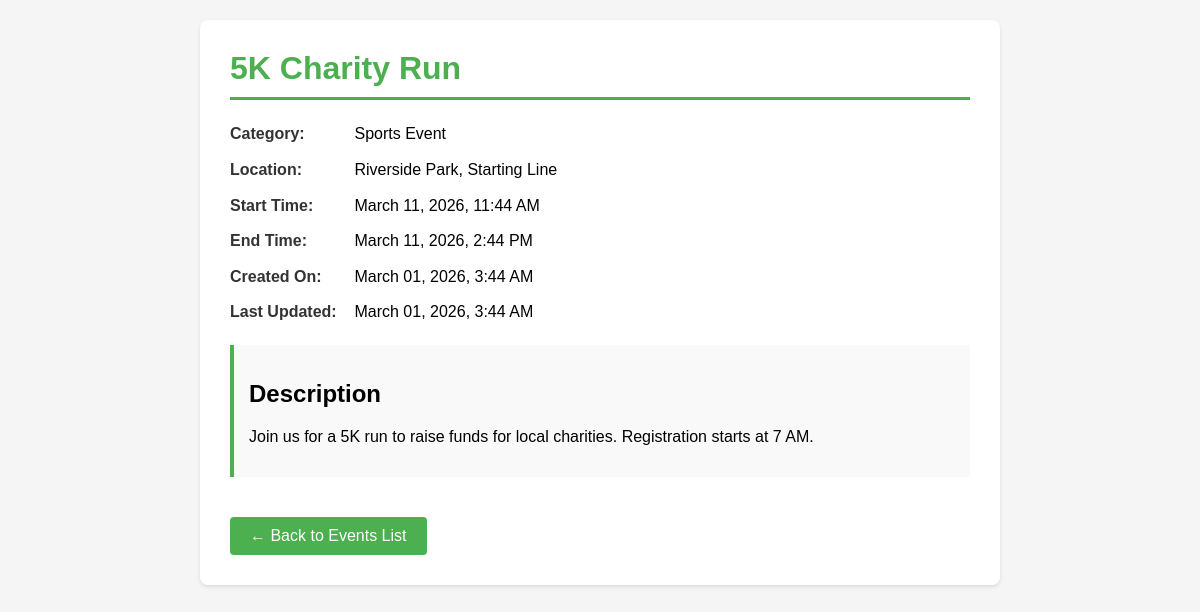
The app's page /localevents/event/5 with its own data.
### localevents/models.py (models this page shows, shortened)
class Event(models.Model):
    title = models.CharField(max_length=255)
    category = models.ForeignKey(
        EventType,
        on_delete=models.SET_NULL,
        null=True,
        related_name='events'
    )
    description = models.TextField()
    location = models.CharField(max_length=255)
    start_time = models.DateTimeField()
    end_time = models.DateTimeField()
    created_on = models.DateTimeField(auto_now_add=True)
    updated_on = models.DateTimeField(auto_now=True)
    class Meta:
        ordering = ['-created_on']
        verbose_name = 'Event'
        verbose_name_plural = 'Events'

class EventType(models.Model):
    name = models.CharField(max_length=255)
    description = models.TextField()
    class Meta:
        ordering = ['name']
        verbose_name = 'Event Type'
        verbose_name_plural = 'Event Types'

### localevents/views.py (the view)
# urls.py: path('event/<int:pk>', views.event_detail, name='event_detail'),
def event_detail(request, pk):
    event = get_object_or_404(Event, pk=pk)
    context = {
        'event': event,
    }
    return render(request, 'localevents/event_detail.html', context)

### localevents/templates/localevents/event_detail.html (shortened to what this page needs)
<!DOCTYPE html>
<html lang="en">
<head>
</head>
<body>
    <div class="event-detail">
        <h1>{{ event.title }}</h1>
        <div class="event-info">
            {% if event.category %}
                <p><strong>Category:</strong> {{ event.category.name }}</p>
            {% endif %}
            <p><strong>Location:</strong> {{ event.location }}</p>
            <p><strong>Start Time:</strong> {{ event.start_time|date:"F d, Y, g:i A" }}</p>
            <p><strong>End Time:</strong> {{ event.end_time|date:"F d, Y, g:i A" }}</p>
            <p><strong>Created On:</strong> {{ event.created_on|date:"F d, Y, g:i A" }}</p>
            <p><strong>Last Updated:</strong> {{ event.updated_on|date:"F d, Y, g:i A" }}</p>
        </div>
        <div class="description">
            <h2>Description</h2>
            <p>{{ event.description|linebreaks }}</p>
        </div>
        <a href="{% url 'localevents:event_list' %}" class="back-link">← Back to Events List</a>
    </div>
</body>
</html>

### localevents/templates/localevents/event_detail.html (style rules this page uses)
body { font-family: Arial, sans-serif; max-width: 800px; margin: 0 auto; padding: 20px; background-color: #f5f5f5; }
.event-detail { background: white; border-radius: 8px; padding: 30px; box-shadow: 0 2px 4px rgba(0,0,0,0.1); }
h1 { color: #4CAF50; margin-top: 0; border-bottom: 3px solid #4CAF50; padding-bottom: 10px; }
.event-info { margin: 20px 0; }
.event-info p { margin: 10px 0; line-height: 1.6; }
.event-info strong { color: #333; display: inline-block; min-width: 120px; }
.description { background-color: #f9f9f9; padding: 15px; border-left: 4px solid #4CAF50; margin: 20px 0; }
.back-link { display: inline-block; margin-top: 20px; padding: 10px 20px; background-color: #4CAF50; color: white; text-decoration: none; border-radius: 4px; }

### records on screen
Event: title "5K Charity Run", category.name "Sports Event", location "Riverside Park, Starting Line", start_time "March 11, 2026, 11:44 AM", end_time "March 11, 2026, 2:44 PM", created_on "March 01, 2026, 3:44 AM", updated_on "March 01, 2026, 3:44 AM", description "Join us for a 5K run to raise funds for local charities. Registration starts at 7 AM."
